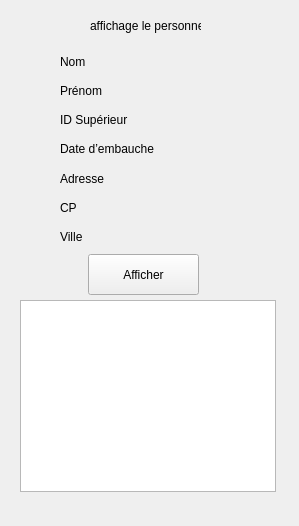
<?xml version="1.0" encoding="UTF-8"?>
<ui version="4.0">
 <class>personnelaffiClass</class>
 <widget class="QWidget" name="personnelaffiClass">
  <property name="geometry">
   <rect>
    <x>0</x>
    <y>0</y>
    <width>299</width>
    <height>526</height>
   </rect>
  </property>
  <property name="windowTitle">
   <string>Form</string>
  </property>
  <widget class="QPushButton" name="BtPersonnelAffi">
   <property name="geometry">
    <rect>
     <x>88</x>
     <y>254</y>
     <width>111</width>
     <height>41</height>
    </rect>
   </property>
   <property name="text">
    <string>Afficher</string>
   </property>
  </widget>
  <widget class="QLabel" name="label">
   <property name="geometry">
    <rect>
     <x>90</x>
     <y>10</y>
     <width>111</width>
     <height>31</height>
    </rect>
   </property>
   <property name="text">
    <string>affichage le personnel</string>
   </property>
  </widget>
  <widget class="QTableView" name="tableView">
   <property name="geometry">
    <rect>
     <x>20</x>
     <y>300</y>
     <width>256</width>
     <height>192</height>
    </rect>
   </property>
   <property name="editTriggers">
    <set>QAbstractItemView::NoEditTriggers</set>
   </property>
  </widget>
  <widget class="QWidget" name="layoutWidget">
   <property name="geometry">
    <rect>
     <x>60</x>
     <y>50</y>
     <width>190</width>
     <height>198</height>
    </rect>
   </property>
   <layout class="QVBoxLayout" name="verticalLayout">
    <item>
     <layout class="QHBoxLayout" name="horizontalLayout">
      <item>
       <widget class="QLabel" name="label_3">
        <property name="text">
         <string>Nom</string>
        </property>
       </widget>
      </item>
     </layout>
    </item>
    <item>
     <layout class="QHBoxLayout" name="horizontalLayout_2">
      <item>
       <widget class="QLabel" name="label_4">
        <property name="text">
         <string>Prénom</string>
        </property>
       </widget>
      </item>
     </layout>
    </item>
    <item>
     <layout class="QHBoxLayout" name="horizontalLayout_3">
      <item>
       <widget class="QLabel" name="label_6">
        <property name="text">
         <string>ID Supérieur</string>
        </property>
       </widget>
      </item>
     </layout>
    </item>
    <item>
     <layout class="QHBoxLayout" name="horizontalLayout_4">
      <item>
       <widget class="QLabel" name="label_5">
        <property name="text">
         <string>Date d’embauche</string>
        </property>
       </widget>
      </item>
     </layout>
    </item>
    <item>
     <layout class="QHBoxLayout" name="horizontalLayout_5">
      <item>
       <widget class="QLabel" name="label_7">
        <property name="text">
         <string>Adresse</string>
        </property>
       </widget>
      </item>
     </layout>
    </item>
    <item>
     <layout class="QHBoxLayout" name="horizontalLayout_6">
      <item>
       <widget class="QLabel" name="label_8">
        <property name="text">
         <string>CP</string>
        </property>
       </widget>
      </item>
     </layout>
    </item>
    <item>
     <layout class="QHBoxLayout" name="horizontalLayout_7">
      <item>
       <widget class="QLabel" name="label_9">
        <property name="text">
         <string>Ville</string>
        </property>
       </widget>
      </item>
     </layout>
    </item>
   </layout>
  </widget>
 </widget>
 <resources/>
 <connections/>
</ui>
